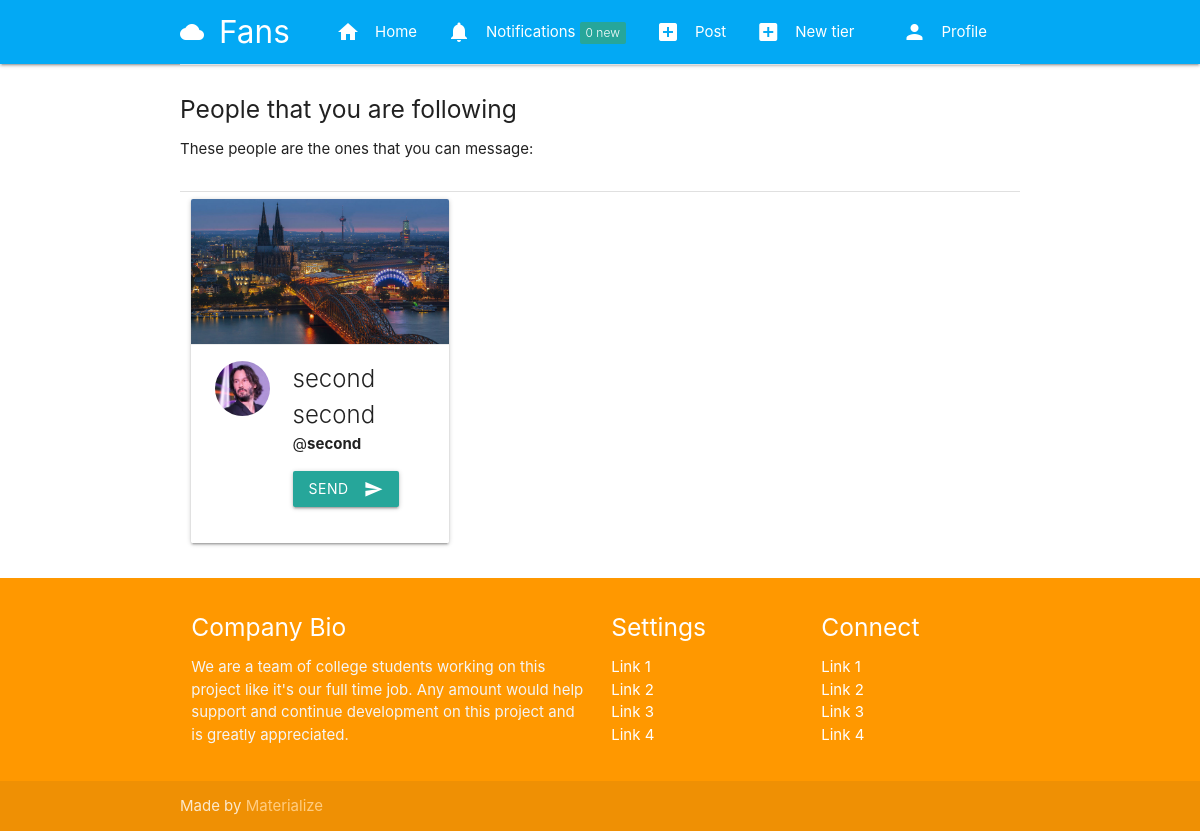
Before: /messages/start/ (signed in) with the older database file.
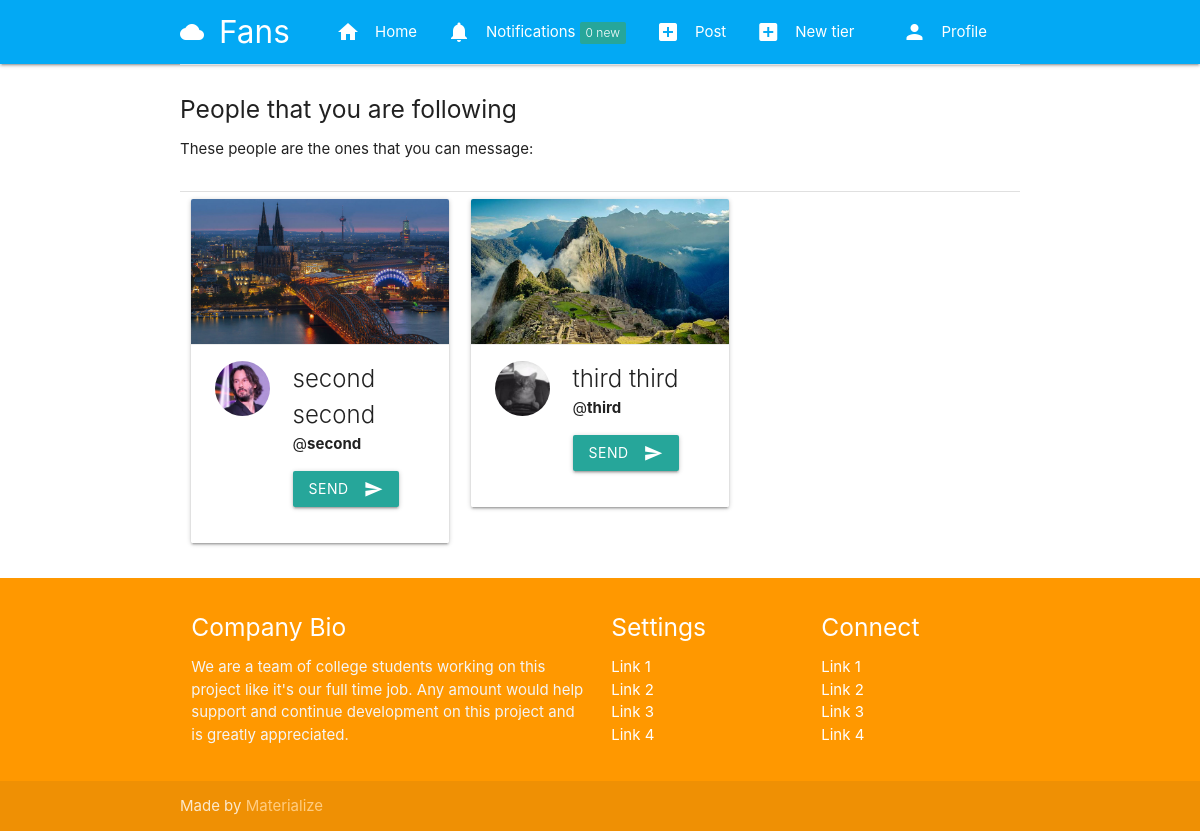
After: the same page with the newer database file.
### tier/models.py (models this page shows, shortened)
class Subscription(models.Model):
    subscriber = models.ForeignKey(User, related_name=("subscriber"), on_delete=models.CASCADE)
    subscribed = models.ForeignKey(User, related_name=("subscribed"), on_delete=models.CASCADE)
    tier = models.ForeignKey(Tier, related_name=("tier"), on_delete=models.CASCADE)
    date = models.DateTimeField(auto_now_add=True)
    expired = models.BooleanField(default=False)

### authy/models.py (models this page shows, shortened)
class Profile(models.Model):
	user = models.OneToOneField(User, on_delete=models.CASCADE, related_name='profile')
	location = models.CharField(max_length=50, null=True, blank=True)
	url = models.CharField(max_length=80, null=True, blank=True)
	profile_info = models.TextField(max_length=150, null=True, blank=True)
	created = models.DateField(auto_now_add=True)
	picture = models.ImageField(upload_to=user_directory_path_profile, blank=True, null=True, verbose_name='Picture')
	banner = models.ImageField(upload_to=user_directory_path_banner, blank=True, null=True, verbose_name='Banner')

### direct/views.py (the view)
# urls.py: path('start/',people_we_can_message,name='people-we-can-message'),
@login_required
def people_we_can_message(request):
  people = Subscription.objects.filter(Q(subscriber=request.user) & Q(tier__can_message=True))
  context = {
    'people':people,
  }
  return render(request,'direct/can_message_list.html',context)

### authy/views.py (called while the page is built)
def side_nav_info(request):
	user = request.user
	nav_profile = None
	fans = None
	follows = None
	if user.is_authenticated:
		nav_profile = Profile.objects.get(user=user)
		fans = Subscription.objects.filter(subscribed=user).count()
		follows = Subscription.objects.filter(subscriber=user).count()
	return {'nav_profile': nav_profile, 'fans': fans, 'follows': follows}

### notifications/views.py (called while the page is built)
def count_notifications(request):
  count_notifications = None
  if request.user.is_authenticated:
    count_notifications = Notification.objects.filter(user=request.user,is_seen=False).count()
  return {'count_notifications':count_notifications}

### fans_clone/templates/direct/can_message_list.html (shortened to what this page needs)
{% extends 'base.html' %}
{% load static %}
{% block content %}
<div class="divider"></div>
<div class="section">
  <h5>People that you are following</h5>
  <p>These people are the ones that you can message:</p>
</div>
<div class="divider"></div>
{% for person in people %}
    <div class="col s12 m4">
              <div class="card">
                <div class="card-image">
                  {% if person.subscribed.profile.banner %}
                    <img src="{{ person.subscribed.profile.banner.url }}">
                  {% else %}
                    <img src="{% static 'img/nobanner.jpg' %}">
                  {% endif %}
                </div>
                <div class="card-action">
                    <div class="row">
                        <div class="col s4">
                        {% if person.subscribed.profile.picture %}
                            <img src="{{ person.subscribed.profile.picture.url }}" class="circle responsive-img">
                          {% else %}
                            <img src="{% static 'img/no_avatar.jpg' %}" class="circle responsive-img">
                          {% endif %}
                        </div>
                        <div class="col s8">
                            <span class="card-title">
                                {{ person.subscribed.first_name }} {{ person.subscribed.last_name }}
                            </span>
                            <br>
                            <span>@<b>{{ person.subscribed.username }}</b></span>
                            <a href="{% url 'new-conversation' person.subscribed.username %}" class="waves-effect waves-light btn"><i class="material-icons right">send</i>Send</a>
                        </div>
                    </div>
                </div>
              </div>
    </div>
{% endfor %}
{% endblock %}

Changed rows visible on the page:
added Subscription: subscribed.profile.banner (picture), subscribed.profile.picture (placeholder picture), subscribed.first_name "third", subscribed.last_name "third", subscribed.username "third"
